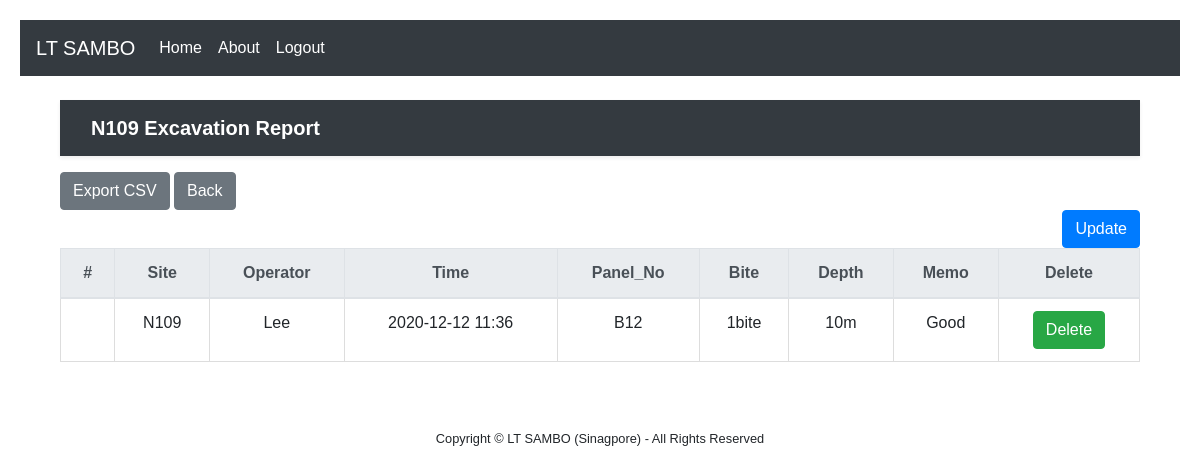
Page /N109/ (signed in) on the committed database.
### pages/models.py (models this page shows)
class Board_N109(models.Model):
    Site = models.CharField(max_length=10, null=False)
    Operator = models.CharField(max_length=10, null=False)
    Panel_No = models.CharField(max_length=20, null=False)
    Bite = models.CharField(max_length=20, null=False)
    Depth = models.CharField(max_length=20, null=False)
    Memo = models.CharField(max_length=30, null=False)
    created_date = models.DateTimeField(auto_now_add=True)
    modified_date = models.DateTimeField(auto_now=True)

### pages/views.py (the view)
# urls.py: path('N109/', views.Site_N109, name='N109'),
def Site_N109(request):
    boards_n109 = {'boards_n109': Board_N109.objects.all()}
    return render(request, 'N109.html', boards_n109)

### pages/templates/N109.html (shortened to what this page needs)
{% extends 'base.html' %}
{% block content %}
{% if user.is_authenticated %}
{% load static %}
<div class ="container">
<!DOCTYPE html>
<html lang="ko">
<head>
    <link rel="stylesheet" href="{% static 'bootstrap/css/style.css' %}" >
</head>
<body>
<header>
    <div class="navbar navbar-dark bg-dark shadow-sm mb-3">
        <div class="container d-flex justify-content-between">
            <a href="/" class="navbar-brand d-flex align-items-center">
                <strong>N109 Excavation Report</strong>
            </a>
        </div>
    </div>
</header>
<div class="responsive-container">
    <a href="{% url 'export-n109-csv' %}" class="btn btn-secondary">Export CSV</a>
    <a class="btn btn-secondary" href="{% url 'home' %}" role="button">Back</a>
    <div class="row">
        <div class="col-auto mr-auto"></div>
        <div class="col-auto">
            <a class="btn btn-primary" href="/post_n109" role="button">Update</a>
        </div>
    </div>
    <table class="table">
        <thead class="thead-light">
        <tr class="text-center">
            <th scope="col">#</th>
            <th scope="col">Site</th>
            <th scope="col">Operator</th>
            <th scope="col">Time</th>
            <th scope="col">Panel_No</th>
            <th scope="col">Bite</th>
            <th scope="col">Depth</th>
            <th scope="col">Memo</th>
            <th scope="col">Delete</th>
        </tr>
        </thead>
        <tbody>
        {% for board_n109 in boards_n109 %}
        <tr class="text-center">
            <th scope="row">
            </th>
            <td data-label="Site">
                <span>{{ board_n109.Site }}</span>
            </td>
            <td data-label="Operator">
                <span>{{ board_n109.Operator }}</span>
            </td>
             <td data-label="Time">
                <span>{{ board_n109.created_date | date:"Y-m-d h:i" }}</span>
            </td>
            <td data-label="Panel_No">
                <span>{{ board_n109.Panel_No }}</span>
            </td>
            <td data-label="Bite_No">
                <span>{{ board_n109.Bite }}</span>
            </td>
            <td data-label="Depth">
                <span>{{ board_n109.Depth }}</span>
            </td>
            <td data-label="Memo">
                <span>{{ board_n109.Memo }}</span>
            </td>
            <td>
                <a href="/delete_N109/{{ board_n109.id }}"><span class="btn btn-success"  >Delete</span></a>
            </td>
        </tr>
        {% endfor %}
        </tbody>
    </table>
</div>
</body>
</html>
{% else %}
Login first!
{% endif %}
{% endblock %}

### rows in the picture
Board_N109: Site "N109", Operator "Lee", created_date "2020-12-12 11:36", Panel_No "B12", Bite "1bite", Depth "10m", Memo "Good"
